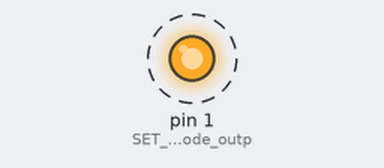
Recording of a sketch running on a simulated Arduino Uno, built with avr-gcc and run on an emulated ATmega328P. Shown: output pins drawn as LEDs (lit = HIGH). Dashed ring = blinking.

Above: at 0.5 s.
Timing chart, 0 to 4.6 s (numbered marks = the images above):
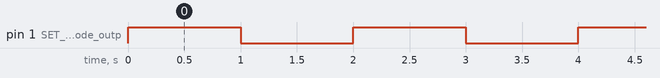

Measured:
- by itself, pin 1 (SET_pin_1_in_pinmode_outp): alternates HIGH for 1.0 s and LOW for 1.0 s

The sketch:

ESP_Initial.ino
```cpp
void setup()
{
  pinMode(1, OUTPUT); // SET pin 1 in pinmode output
  digitalWrite(1, HIGH); // LED off! by making the voltage LOW
}

void loop()
{
  digitalWrite(1, HIGH); // turn LED off!
  delay(1000); // wait for a second
  digitalWrite(1, LOW); // turn LED on!
  delay(1000); // wait for a second
}
```
